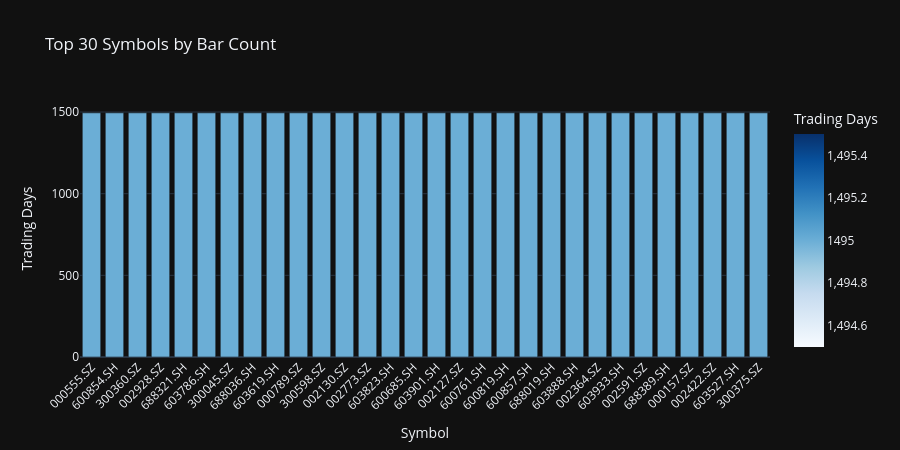

The cell this chart's notebook holds for it:
### Code cell
if not coverage_df.empty:
    top30 = coverage_df.head(30)
    fig = px.bar(
        top30,
        x='symbol',
        y='bar_count',
        title='Top 30 Symbols by Bar Count',
        labels={'bar_count': 'Trading Days', 'symbol': 'Symbol'},
        color='bar_count',
        color_continuous_scale='Blues',
    )
    fig.update_layout(xaxis_tickangle=-45, height=450)
    fig.show()
else:
    print('No data to plot. Run data ingestion first.')

### Figure 1 — Plotly figure (JSON) as saved in the notebook; plotly's stock layout.template omitted (floating-point values rounded to 4 significant figures)
{"data": [{"hovertemplate": "Symbol=%{x}<br>Trading Days=%{marker.color}<extra></extra>", "legendgroup": "", "marker": {"color": [1495, 1495, 1495, 1495, 1495, 1495, 1495, 1495, 1495, 1495, 1495, 1495, 1495, 1495, 1495, 1495, 1495, 1495, 1495, 1495, 1495, 1495, 1495, 1495, 1495, 1495, 1495, 1495, 1495, 1495], "coloraxis": "coloraxis", "pattern": {"shape": ""}}, "name": "", "orientation": "v", "showlegend": false, "textposition": "auto", "x": ["000555.SZ", "600854.SH", "300360.SZ", "002928.SZ", "688321.SH", "603786.SH", "300045.SZ", "688036.SH", "603619.SH", "000789.SZ", "300598.SZ", "002130.SZ", "002773.SZ", "603823.SH", "600685.SH", "603901.SH", "002127.SZ", "600761.SH", "600819.SH", "600857.SH", "688019.SH", "603888.SH", "002364.SZ", "603933.SH", "002591.SZ", "688389.SH", "000157.SZ", "002422.SZ", "603527.SH", "300375.SZ"], "xaxis": "x", "y": [1495, 1495, 1495, 1495, 1495, 1495, 1495, 1495, 1495, 1495, 1495, 1495, 1495, 1495, 1495, 1495, 1495, 1495, 1495, 1495, 1495, 1495, 1495, 1495, 1495, 1495, 1495, 1495, 1495, 1495], "yaxis": "y", "type": "bar"}], "layout": {"xaxis": {"anchor": "y", "domain": [0.0, 1.0], "title": {"text": "Symbol"}, "tickangle": -45}, "yaxis": {"anchor": "x", "domain": [0.0, 1.0], "title": {"text": "Trading Days"}}, "coloraxis": {"colorbar": {"title": {"text": "Trading Days"}}, "colorscale": [[0.0, "rgb(247,251,255)"], [0.125, "rgb(222,235,247)"], [0.25, "rgb(198,219,239)"], [0.375, "rgb(158,202,225)"], [0.5, "rgb(107,174,214)"], [0.625, "rgb(66,146,198)"], [0.75, "rgb(33,113,181)"], [0.875, "rgb(8,81,156)"], [1.0, "rgb(8,48,107)"]]}, "legend": {"tracegroupgap": 0}, "title": {"text": "Top 30 Symbols by Bar Count"}, "barmode": "relative", "height": 450}}
